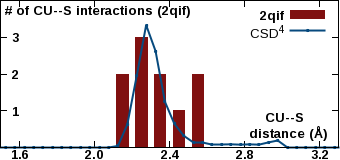

Reproduce this figure in gnuplot.
set encoding iso_8859_1
set terminal pngcairo transparent enhanced size 340, 160 font "Arial Bold,10"
set output "/var/www/html/csgid/app/webroot/neighborhood_temp/2qif/CU--S.png"
set lmargin at screen 0.00
set bmargin at screen 0.08
set rmargin at screen 0.995
set tmargin at screen 1.00
set xrange [1.5:3.3]
set format x "%3.1f"
set xtics 1.6,0.4,3.2
set xtics offset 0,graph 0.065
set yrange [0:2022]
unset ytics
set y2range [0:4]
set y2tics 1,1,3
set y2tics offset -49,graph 0.00
set y2tics mirror
set view 80,45
set key top right
set boxwidth 0.06
set style fill solid 1.0
set xlabel "CU--S \n distance (\305)" offset 17,4.4
set y2label "# of CU--S interactions (2qif)" offset -40,4 rotate by 0
plot "-" using ($1+0.05):2 with boxes lc rgb "#801010" axis x1y2 title "2qif", \
     "/var/www/html/csgid/app/webroot/neighborhood_temp/csd_metal_distances/CU--S.csv" using ($1+0.025):2 with linespoints linewidth 2 pointtype 7 pointsize 0.2 lc rgb "#074a7e" title "CSD^{4}" axis x1y1
2.1	2
2.2	3
2.3	2
2.4	1
2.5	2
e
